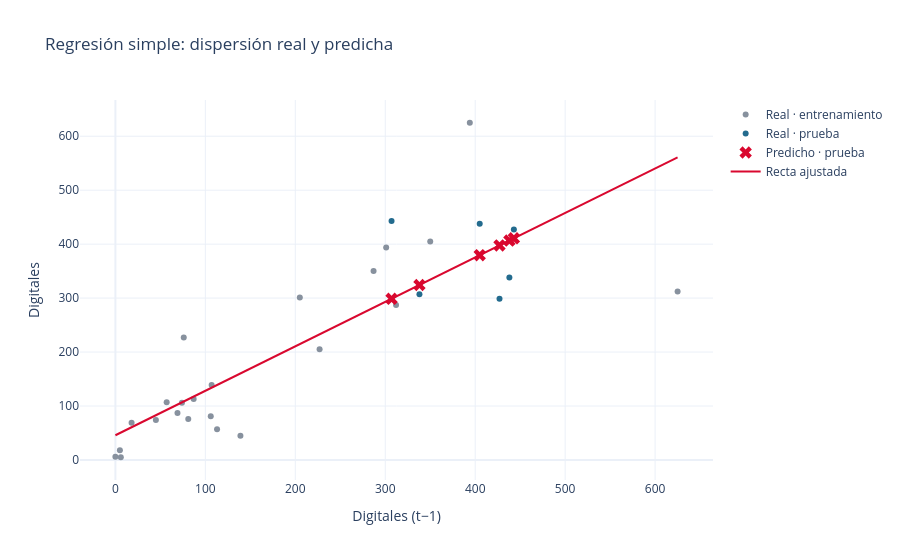

The notebook cell this image was saved under:
### Markdown cell above
## 4. Regresión lineal simple

Modelo: ŷ(t) = β₀ + β₁ Digitales(t−1). Los coeficientes se estiman por mínimos cuadrados ordinarios con intercepto. Se superponen la dispersión real, las predicciones de prueba y la recta ajustada. El coeficiente expresa asociación en unidades de leads.

### Code cell
result = models["Simple"]
display(result["coefficients"])
fig = go.Figure()
fig.add_scatter(x=train[simple], y=train[target], mode="markers", name="Real · entrenamiento", marker_color="#87919E")
fig.add_scatter(x=test[simple], y=test[target], mode="markers", name="Real · prueba", marker_color="#236B8E")
fig.add_scatter(x=test[simple], y=result["test_prediction"], mode="markers", name="Predicho · prueba", marker=dict(color="#D9082F", symbol="x", size=11))
grid = np.linspace(table[simple].min(), table[simple].max(), 100)
fig.add_scatter(x=grid, y=result["model"].predict(pd.DataFrame({simple: grid})), mode="lines", name="Recta ajustada", line_color="#D9082F")
fig.update_layout(template="plotly_white", xaxis_title=simple, yaxis_title=target, title="Regresión simple: dispersión real y predicha")
fig.show()

### Figure 1 — Plotly figure (JSON) as saved in the notebook; plotly's stock layout.template omitted (floating-point values rounded to 4 significant figures)
{"data": [{"marker": {"color": "#87919E"}, "mode": "markers", "name": "Real · entrenamiento", "type": "scatter", "x": [0.0, 6.0, 5.0, 18.0, 69.0, 87.0, 113.0, 57.0, 107.0, 139.0, 45.0, 74.0, 106.0, 81.0, 76.0, 227.0, 205.0, 301.0, 394.0, 625.0, 312.0, 287.0, 350.0], "y": [6.0, 5.0, 18.0, 69.0, 87.0, 113.0, 57.0, 107.0, 139.0, 45.0, 74.0, 106.0, 81.0, 76.0, 227.0, 205.0, 301.0, 394.0, 625.0, 312.0, 287.0, 350.0, 405.0]}, {"marker": {"color": "#236B8E"}, "mode": "markers", "name": "Real · prueba", "type": "scatter", "x": [405.0, 438.0, 338.0, 307.0, 443.0, 427.0], "y": [438.0, 338.0, 307.0, 443.0, 427.0, 299.0]}, {"marker": {"color": "#D9082F", "size": 11, "symbol": "x"}, "mode": "markers", "name": "Predicho · prueba", "type": "scatter", "x": [405.0, 438.0, 338.0, 307.0, 443.0, 427.0], "y": [379.5, 406.7, 324.3, 298.8, 410.8, 397.6]}, {"line": {"color": "#D9082F"}, "mode": "lines", "name": "Recta ajustada", "type": "scatter", "x": [0.0, 6.313, 12.63, 18.94, 25.25, 31.57, 37.88, 44.19, 50.51, 56.82, 63.13, 69.44, 75.76, 82.07, 88.38, 94.7, 101.0, 107.3, 113.6, 119.9, 126.3, 132.6, 138.9, 145.2, 151.5, 157.8, 164.1, 170.5, 176.8, 183.1, 189.4, 195.7, 202.0, 208.3, 214.6, 221.0, 227.3, 233.6, 239.9, 246.2, 252.5, 258.8, 265.2, 271.5, 277.8, 284.1, 290.4, 296.7, 303.0, 309.3, 315.7, 322.0, 328.3, 334.6, 340.9, 347.2, 353.5, 359.8, 366.2, 372.5, 378.8, 385.1, 391.4, 397.7, 404.0, 410.4, 416.7, 423.0, 429.3, 435.6, 441.9, 448.2, 454.5, 460.9, 467.2, 473.5, 479.8, 486.1, 492.4, 498.7, 505.1, 511.4, 517.7, 524.0, 530.3, 536.6, 542.9, 549.2, 555.6, 561.9, 568.2, 574.5, 580.8, 587.1, 593.4, 599.7, 606.1, 612.4, 618.7, 625.0], "y": [45.82, 51.02, 56.22, 61.42, 66.62, 71.82, 77.02, 82.23, 87.43, 92.63, 97.83, 103.0, 108.2, 113.4, 118.6, 123.8, 129.0, 134.2, 139.4, 144.6, 149.8, 155.0, 160.2, 165.4, 170.6, 175.9, 181.1, 186.3, 191.5, 196.7, 201.9, 207.1, 212.3, 217.5, 222.7, 227.9, 233.1, 238.3, 243.5, 248.7, 253.9, 259.1, 264.3, 269.5, 274.7, 279.9, 285.1, 290.3, 295.5, 300.7, 305.9, 311.1, 316.3, 321.5, 326.7, 331.9, 337.1, 342.3, 347.5, 352.7, 357.9, 363.1, 368.3, 373.5, 378.7, 383.9, 389.1, 394.3, 399.5, 404.7, 409.9, 415.1, 420.3, 425.5, 430.7, 435.9, 441.1, 446.3, 451.5, 456.7, 461.9, 467.1, 472.3, 477.5, 482.7, 487.9, 493.1, 498.3, 503.5, 508.7, 513.9, 519.1, 524.3, 529.5, 534.7, 539.9, 545.1, 550.3, 555.5, 560.7]}], "layout": {"title": {"text": "Regresión simple: dispersión real y predicha"}, "xaxis": {"title": {"text": "Digitales (t−1)"}}, "yaxis": {"title": {"text": "Digitales"}}}}
